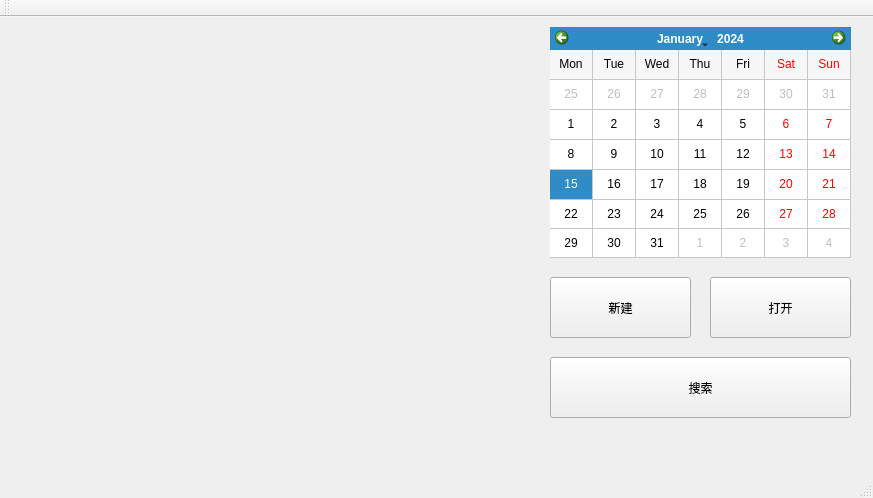
<?xml version="1.0" encoding="UTF-8"?>
<ui version="4.0">
 <class>MainWindow</class>
 <widget class="QMainWindow" name="MainWindow">
  <property name="geometry">
   <rect>
    <x>0</x>
    <y>0</y>
    <width>873</width>
    <height>498</height>
   </rect>
  </property>
  <property name="windowTitle">
   <string>MainWindow</string>
  </property>
  <widget class="QWidget" name="centralWidget">
   <widget class="QPushButton" name="pushButton">
    <property name="geometry">
     <rect>
      <x>550</x>
      <y>260</y>
      <width>141</width>
      <height>61</height>
     </rect>
    </property>
    <property name="text">
     <string>新建</string>
    </property>
   </widget>
   <widget class="QCalendarWidget" name="calendarWidget">
    <property name="geometry">
     <rect>
      <x>550</x>
      <y>10</y>
      <width>301</width>
      <height>231</height>
     </rect>
    </property>
    <property name="gridVisible">
     <bool>true</bool>
    </property>
    <property name="selectionMode">
     <enum>QCalendarWidget::SingleSelection</enum>
    </property>
    <property name="verticalHeaderFormat">
     <enum>QCalendarWidget::NoVerticalHeader</enum>
    </property>
    <property name="navigationBarVisible">
     <bool>true</bool>
    </property>
   </widget>
   <widget class="QPushButton" name="pushButton_2">
    <property name="geometry">
     <rect>
      <x>710</x>
      <y>260</y>
      <width>141</width>
      <height>61</height>
     </rect>
    </property>
    <property name="text">
     <string>打开</string>
    </property>
   </widget>
   <widget class="QPushButton" name="pushButton_3">
    <property name="geometry">
     <rect>
      <x>550</x>
      <y>340</y>
      <width>301</width>
      <height>61</height>
     </rect>
    </property>
    <property name="text">
     <string>搜索</string>
    </property>
   </widget>
  </widget>
  <widget class="QMenuBar" name="menuBar">
   <property name="geometry">
    <rect>
     <x>0</x>
     <y>0</y>
     <width>873</width>
     <height>26</height>
    </rect>
   </property>
  </widget>
  <widget class="QToolBar" name="mainToolBar">
   <attribute name="toolBarArea">
    <enum>TopToolBarArea</enum>
   </attribute>
   <attribute name="toolBarBreak">
    <bool>false</bool>
   </attribute>
  </widget>
  <widget class="QStatusBar" name="statusBar"/>
 </widget>
 <layoutdefault spacing="6" margin="11"/>
 <resources/>
 <connections/>
</ui>
